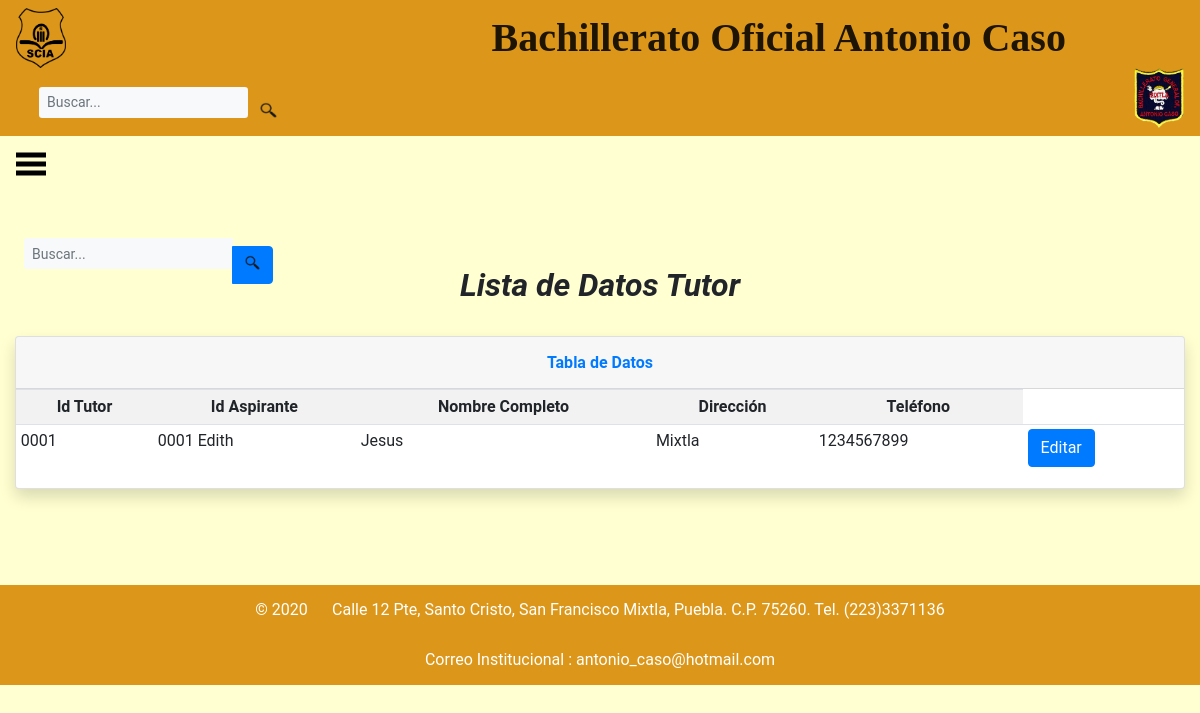
Before: /ListaDetalleTutor/ with the older database file.
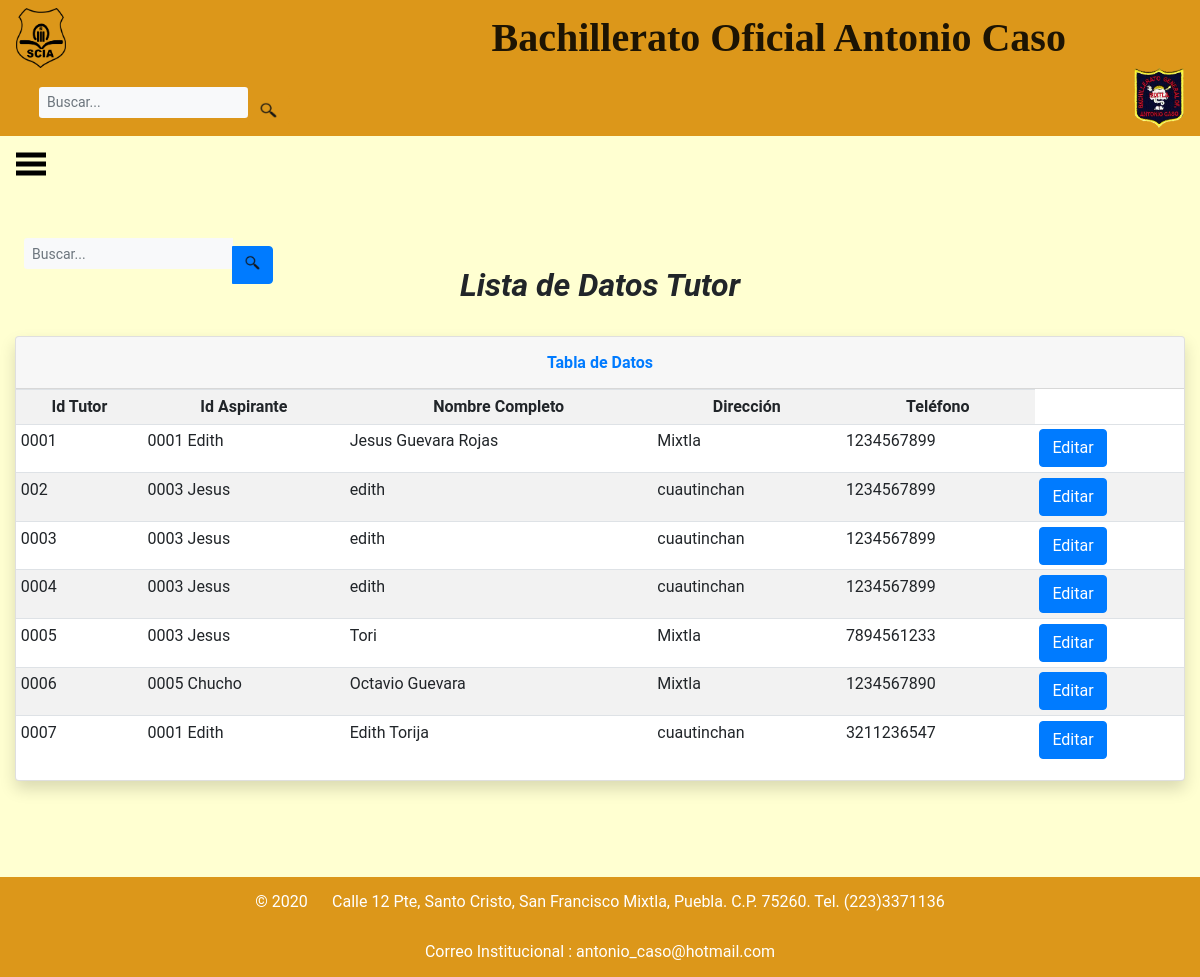
After: the same page with the newer database file.
### base_SCIA/models/tutor.py (models this page shows, shortened)
class Tutor(models.Model):
	Id_Tutor = models.CharField(
		primary_key = True,
		max_length=4,
	)
	Id_Aspirante = models.ForeignKey(
		'Datos_Aspirantes',
		on_delete=models.CASCADE,
	)
	Nombre_Tutor = models.CharField(
		max_length = 40,
	)
	Direccion_Tutor = models.CharField(
		max_length = 40,
	)
	Telefono_Tutor = models.IntegerField(
	)

### base_SCIA/models/datos_aspirantes.py (models this page shows)
class Datos_Aspirantes(models.Model):
	Id_Personales = models.CharField(
			primary_key = True,
			max_length=4,
		)
	Nombre = models.CharField(
				max_length = 20,
		)
	Apellido_Paterno = models.CharField(
				max_length = 20,
		)
	Apellido_Materno = models.CharField(
				max_length = 20,
		)
	Cargo= models.CharField(
		max_length = 20,
		)
	Edad = models.IntegerField(
		)
	Genero = models.CharField( max_length=2,
		)
	Telefono = models.IntegerField(
		)
	Direccion = models.CharField(
				max_length = 40,
		)
	Codigo_Postal  = models.IntegerField(
		)
	CURP = models.CharField(
				max_length = 20,
		)
	Fecha_Nacimiento = models.DateField(
		max_length = 40,
		)
	Lugar_Nacimiento = models.CharField(
				max_length = 40,
		)
	Correo_Electronico = models.EmailField(
		)
	Grupo_Sanguineo = models.CharField(
				max_length = 2,
		)
	def __str__(self):
		return '%s %s ' % (self.Id_Personales, self.Nombre)

### base_SCIA/views.py (the view)
# urls.py: url(r'^ListaDetalleTutor/$', views.listar_tutor, name='ListaDetalleTutor'),
def listar_tutor(request):
	busqueda = request.POST.get("buscart") #Recuperamos la busqueda del usuario
	tutores = Tutor.objects.all()
	if busqueda: #Preguntando si busqueda está llena
		tutores = Tutor.objects.filter(
			Q(Id_Tutor__icontains = busqueda)|
			Q(Nombre_Tutor__icontains = busqueda)
		).distinct()
	return render(request, 'ListaDetalleTutor.html', {'tutores':tutores})

### base_SCIA/templates/ListaDetalleTutor.html (shortened to what this page needs)
<!DOCTYPE html>
<html>
<head style="background-color: #FFFFD1;">
	{%load static%}
	{% load bootstrap4%}
	{% bootstrap_css %}
	{%include 'encabezadoT.html'%}
	{%include 'lateral.html'%}
	{% block buscador %}
	<form class="d-none d-sm-inline-block form-inline mr-auto ml-md-3 my-2 my-md-0 mw-100 navbar-search form-control-sm " method="POST"> {% csrf_token %}
		<div class="input-group" align="right">
			<input type="text" class="form-control bg-light border-0 small form-control-sm" placeholder="Buscar..." name="buscart" value="{{ request.POST.buscart }}">
			<div class="input-group-append" align="right">
				<button class="btn btn-primary" type="submit" >
					<input type=image src="{% static 'base_aspirantes/images/encabezado/busqueda.png'%}" width="15" height="15">
				</button>
			</div>
		</div>
	</form>
	{% endblock buscador %}
</head>
<body style="background-color: #FFFFD1; font-family: Roboto;">
	<center><h2><b><i> Lista de Datos Tutor</i></b></h2></center>
	<br>
	<div class="container-fluid">
		<div class="card shadow mb-4">
			<div class="card-header py-3">
				<h6 class="m-0 font-weight-bold text-primary" align="center">Tabla de Datos </h6>
			</div>
			{% if tutores %}
			<div class="table-responsive" >
				<table class="table table-striped table-hover table-sm " >
					<tr align="center">
						<td> <b> Id Tutor</b></td>
						<td> <b> Id Aspirante</b></td>
						<td> <b> Nombre Completo</b></td>
						<td> <b> Dirección</b></td>
						<td> <b> Teléfono</b></td>
					</tr>
					{% for t in tutores %}
					<tr>
					<td> {{t.Id_Tutor}} </td>
					<td> {{t.Id_Aspirante}} </td>
					<td> {{t.Nombre_Tutor}} </td>
					<td> {{t.Direccion_Tutor}} </td>
					<td> {{t.Telefono_Tutor}} </td>
					<td>
						<a class = "btn btn-primary" href=" {% url 'TutorEditar' t.Id_Tutor %}">Editar</a>
					</td>
					{% endfor %}
				</table>
			</div>
			{% else %}
			<h5>No hay Registros</h5>
			{% endif%}
		</div>
	</div>
</body>
<br>
<br>
<br>
<footer>
	{%include 'footer.html'%}
</footer>
</html>

Changed rows visible on the page:
changed Tutor id 0001: Nombre_Tutor "Jesus" → "Jesus Guevara Rojas"
added Tutor: Id_Tutor "002", Id_Aspirante "0003 Jesus", Nombre_Tutor "edith", Direccion_Tutor "cuautinchan", Telefono_Tutor "1234567899"
added Tutor: Id_Tutor "0003", Id_Aspirante "0003 Jesus", Nombre_Tutor "edith", Direccion_Tutor "cuautinchan", Telefono_Tutor "1234567899"
added Tutor: Id_Tutor "0004", Id_Aspirante "0003 Jesus", Nombre_Tutor "edith", Direccion_Tutor "cuautinchan", Telefono_Tutor "1234567899"
added Tutor: Id_Tutor "0005", Id_Aspirante "0003 Jesus", Nombre_Tutor "Tori", Direccion_Tutor "Mixtla", Telefono_Tutor "7894561233"
added Tutor: Id_Tutor "0006", Id_Aspirante "0005 Chucho", Nombre_Tutor "Octavio Guevara", Direccion_Tutor "Mixtla", Telefono_Tutor "1234567890"
added Tutor: Id_Tutor "0007", Id_Aspirante "0001 Edith", Nombre_Tutor "Edith Torija", Direccion_Tutor "cuautinchan", Telefono_Tutor "3211236547"
